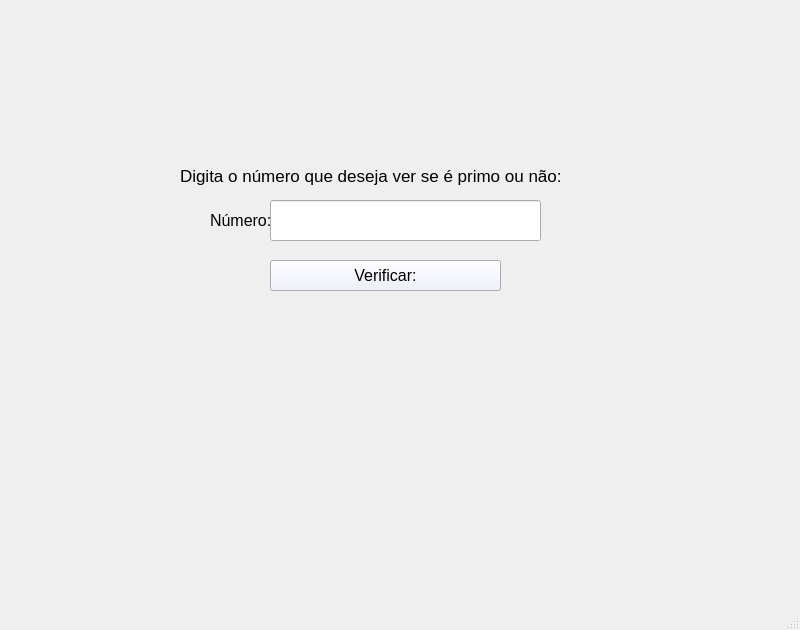
<?xml version="1.0" encoding="UTF-8"?>
<ui version="4.0">
 <class>MainWindow</class>
 <widget class="QMainWindow" name="MainWindow">
  <property name="geometry">
   <rect>
    <x>0</x>
    <y>0</y>
    <width>800</width>
    <height>630</height>
   </rect>
  </property>
  <property name="windowTitle">
   <string>MainWindow</string>
  </property>
  <widget class="QWidget" name="centralwidget">
   <widget class="QPushButton" name="pushButtonVerificar">
    <property name="geometry">
     <rect>
      <x>270</x>
      <y>260</y>
      <width>231</width>
      <height>31</height>
     </rect>
    </property>
    <property name="font">
     <font>
      <family>Arial</family>
      <pointsize>12</pointsize>
     </font>
    </property>
    <property name="styleSheet">
     <string notr="true">background: #eaedff;</string>
    </property>
    <property name="text">
     <string>Verificar:</string>
    </property>
   </widget>
   <widget class="QLineEdit" name="lineEditNum">
    <property name="geometry">
     <rect>
      <x>270</x>
      <y>200</y>
      <width>271</width>
      <height>41</height>
     </rect>
    </property>
    <property name="font">
     <font>
      <family>Arial</family>
      <pointsize>12</pointsize>
     </font>
    </property>
   </widget>
   <widget class="QLabel" name="labelNum">
    <property name="geometry">
     <rect>
      <x>210</x>
      <y>200</y>
      <width>61</width>
      <height>41</height>
     </rect>
    </property>
    <property name="font">
     <font>
      <family>Arial</family>
      <pointsize>12</pointsize>
     </font>
    </property>
    <property name="text">
     <string>Número:</string>
    </property>
   </widget>
   <widget class="QLabel" name="labelDescricao">
    <property name="geometry">
     <rect>
      <x>180</x>
      <y>160</y>
      <width>381</width>
      <height>31</height>
     </rect>
    </property>
    <property name="font">
     <font>
      <family>Arial</family>
      <pointsize>13</pointsize>
     </font>
    </property>
    <property name="text">
     <string>Digita o número que deseja ver se é primo ou não:</string>
    </property>
   </widget>
   <widget class="QLabel" name="labelResultado">
    <property name="geometry">
     <rect>
      <x>40</x>
      <y>310</y>
      <width>641</width>
      <height>51</height>
     </rect>
    </property>
    <property name="font">
     <font>
      <family>Arial</family>
      <pointsize>12</pointsize>
     </font>
    </property>
    <property name="text">
     <string/>
    </property>
   </widget>
  </widget>
  <widget class="QMenuBar" name="menubar">
   <property name="geometry">
    <rect>
     <x>0</x>
     <y>0</y>
     <width>800</width>
     <height>21</height>
    </rect>
   </property>
  </widget>
  <widget class="QStatusBar" name="statusbar"/>
 </widget>
 <resources/>
 <connections/>
</ui>
